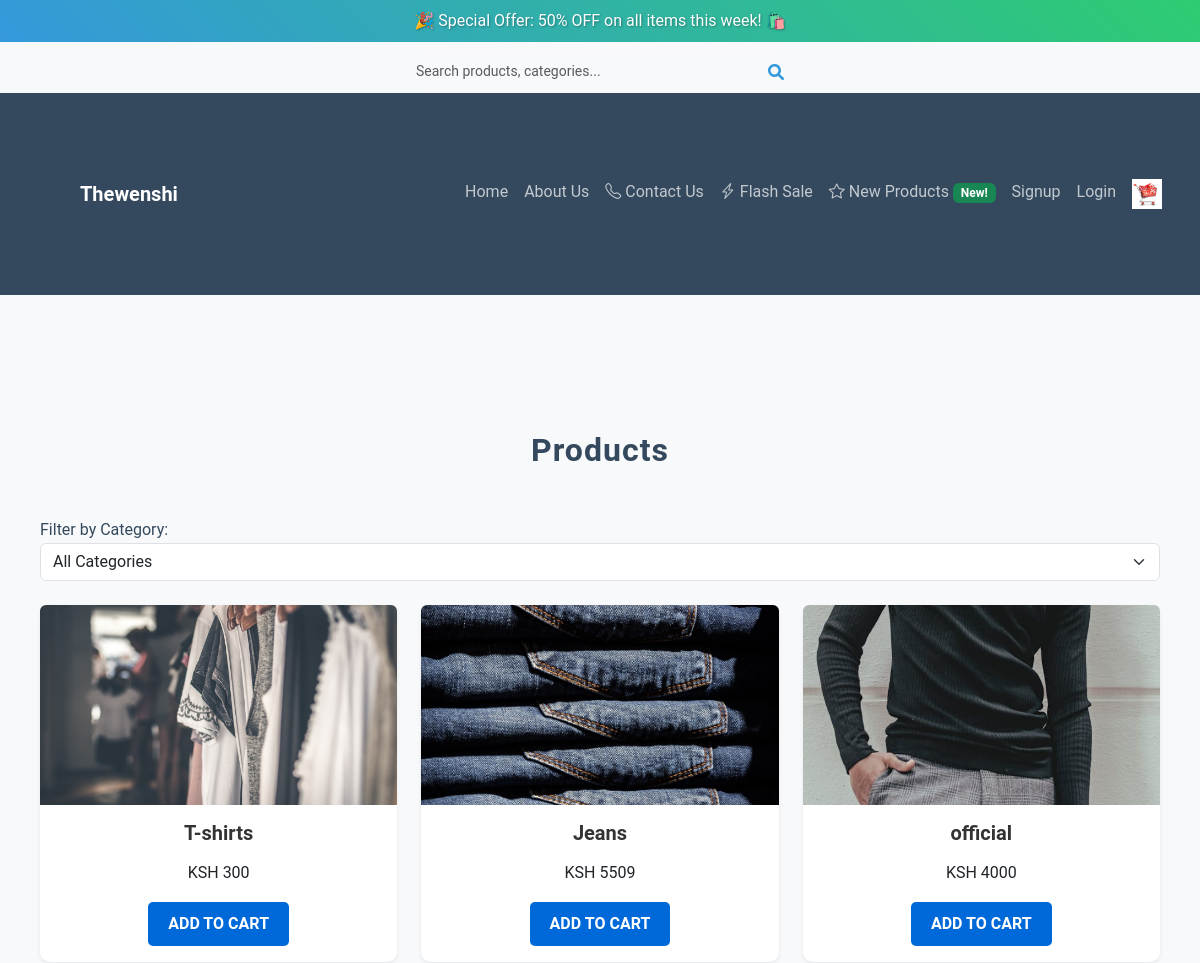
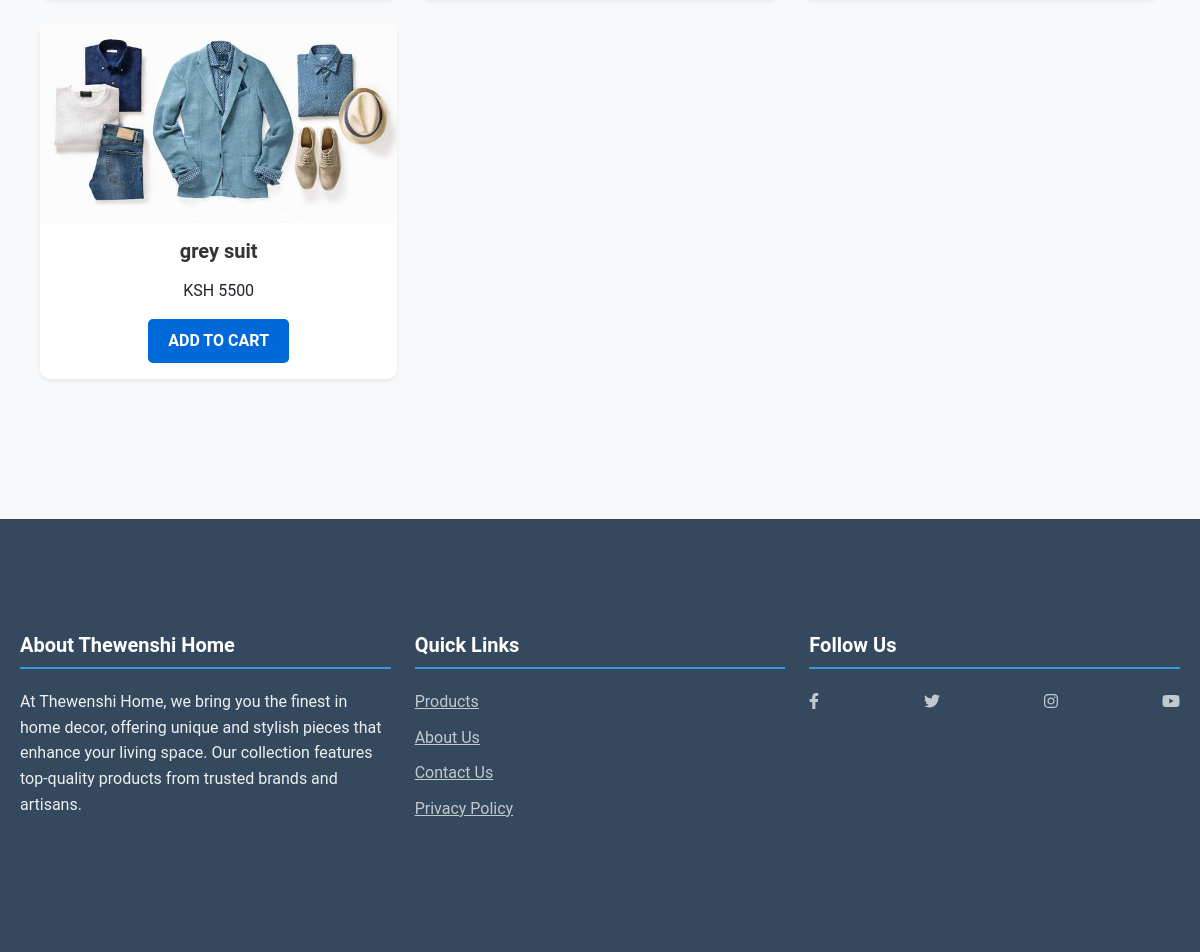
Page /products/category/1/ on the committed database (2 pictures, top to bottom).
### store/models.py (models this page shows, shortened)
class Product(models.Model):
    name = models.CharField(max_length=50)
    price = models.IntegerField()  # New price
    old_price = models.IntegerField(null=True, blank=True)  # Old price (if available)
    new_price = models.IntegerField(null=True, blank=True)  # New price (optional)
    image = models.ImageField(upload_to='products/')
    flash_sale = models.BooleanField(default=False)  # Flash sale indicator
    category = models.ForeignKey(Category, on_delete=models.CASCADE, related_name='products', null=True, blank=True)  # Link to category
    flash_sale_start_time = models.DateTimeField(null=True, blank=True)  # Start time of flash sale
    flash_sale_end_time = models.DateTimeField(null=True, blank=True)  # End time of flash sale

### store/views.py (the view)
# urls.py: path('products/', views.product_list, name='product_list'),  # Show all products
def product_list(request, category_id=None):
    categories = Category.objects.all()  # Get all categories
    if category_id:
        products = Product.objects.filter(category__id=category_id)
    else:
        products = Product.objects.all()
    return render(request, 'product_list.html', {
        'products': products,
        'categories': categories
    })

### store/templates/product_list.html (shortened to what this page needs)
{% extends 'base.html' %}
{% load static %}
{% block content %}
<link rel="stylesheet" href="{% static 'css/styles.css' %}">
<div class="container mt-5">
    <h2 class="text-center mb-5">Products</h2>
    <div class="mb-4">
        <label for="categoryFilter">Filter by Category:</label>
        <select id="categoryFilter" class="form-select">
            <option value="" selected>All Categories</option>
        </select>
    </div>
    <div class="row g-4">
        {% for product in products %}
        <div class="col-md-4 col-sm-6">
            <div class="card shadow-sm border-0 rounded-lg product-card" data-product="{{ product.id }}">
                <img src="{{ product.image.url }}" alt="{{ product.name }}" class="card-img-top rounded-top">
                <div class="card-body text-center">
                    <h5>{{ product.name }}</h5>
                    <p>KSH {{ product.price }}</p>
                    <a href="javascript:void(0)" class="btn btn-primary addtocart" data-product="{{ product.id }}">Add to Cart</a>
                </div>
            </div>
        </div>
        {% endfor %}
    </div>
</div>
{% endblock %}

### store/static/css/custom.css (style rules this page uses)
:root { --primary-color: #3498db; --secondary-color: #2ecc71; --dark-color: #34495e; --light-color: #ecf0f1; --accent-color: #e74c3c; }
body { font-family: 'Nunito', sans-serif; line-height: 1.6; color: var(--dark-color); background-color: #f4f6f7; }
h1, h2, h3, h4, h5, h6 { font-weight: 700; color: var(--dark-color); margin-bottom: 15px; }

### store/static/css/styles.css (style rules this page uses)
.card { transition: transform 0.3s ease-in-out, box-shadow 0.3s ease; }
.btn-primary { background-color: #007bff; border-color: #007bff; font-weight: bold; text-transform: uppercase; }
.container { padding-left: 20px; padding-right: 20px; }
.card-img-top { height: 200px; object-fit: cover; }
body { font-family: Arial, sans-serif; background-color: #f9f9f9; margin: 0; padding: 0; }
.container { max-width: 1200px; margin: 50px auto; padding: 20px; }
.btn { font-size: 16px; padding: 10px 20px; border-radius: 5px; cursor: pointer; transition: all 0.3s ease; }
.btn-primary { background-color: #4CAF50; color: white; border: none; }
body { font-family: 'Roboto', sans-serif; background-color: #f8f9fa; }
.container { max-width: 1200px; }
h2, h3 { font-weight: bold; letter-spacing: 1px; }
.product-card { transition: all 0.3s ease; border-radius: 10px; box-shadow: 0 2px 15px rgba(0, 0, 0, 0.1); }
.card-body h5 { font-size: 1.25rem; color: #333; }
.btn-primary.addtocart { background-color: #0069d9; border: none; border-radius: 5px; padding: 10px 20px; transition: background-color 0.3s ease; }

### rows in the picture
Product: image (picture), name "T-shirts", price "300"
Product: image (picture), name "Jeans", price "5509"
Product: image (picture), name "official", price "4000"
Product: image (picture), name "grey suit", price "5500"
